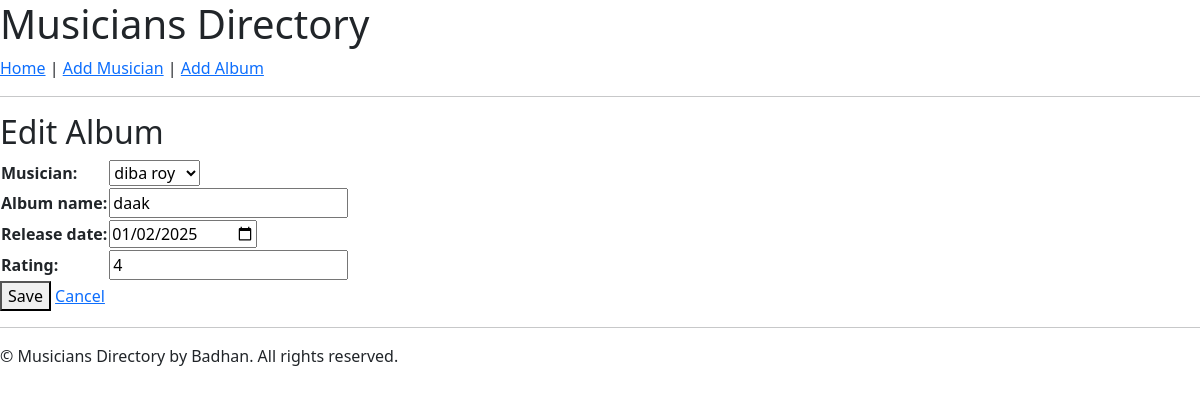
/album/edit/1/, run on the app's committed database.
### directory/models.py (models this page shows, shortened)
class Album(models.Model):
    musician = models.ForeignKey(Musician, on_delete=models.CASCADE, related_name='albums')
    album_name = models.CharField(max_length=200)
    release_date = models.DateField()
    rating = models.IntegerField()

### directory/views.py (the view)
# urls.py: path('album/edit/<int:pk>/', views.album_edit, name='album_edit'),
def album_edit(request, pk):
    album = get_object_or_404(Album, pk=pk)
    if request.method == 'POST':
        form = AlbumForm(request.POST, instance=album)
        if form.is_valid():
            form.save()
            return redirect('musician_list')
    else:
        form = AlbumForm(instance=album)
    return render(request, 'directory/album_form.html', {'form': form, 'title': 'Edit Album'})

### directory/forms.py
class AlbumForm(forms.ModelForm):
    class Meta:
        model = Album
        fields = ['musician', 'album_name', 'release_date', 'rating']
        widgets = {
            'release_date': forms.DateInput(attrs={'type': 'date'}),
        }

### directory/models.py (called while the page is built)
    def __str__(self):
        return f"{self.first_name} {self.last_name}"

### templates/directory/album_form.html (shortened to what this page needs)
{% extends 'base.html' %}
{% load static %}
{% block content %}
<h2>{{ title }}</h2>
<form method="post">
    <table>
        {{ form.as_table }}
    </table>
    <button type="submit">Save</button>
    <a href="{% url 'musician_list' %}">Cancel</a>
</form>
{% endblock %}

### data on the page
Album: musician "diba roy", album_name "daak", release_date "01/02/2025", rating "4"

### other printed values
{{ title }} "Edit Album"
